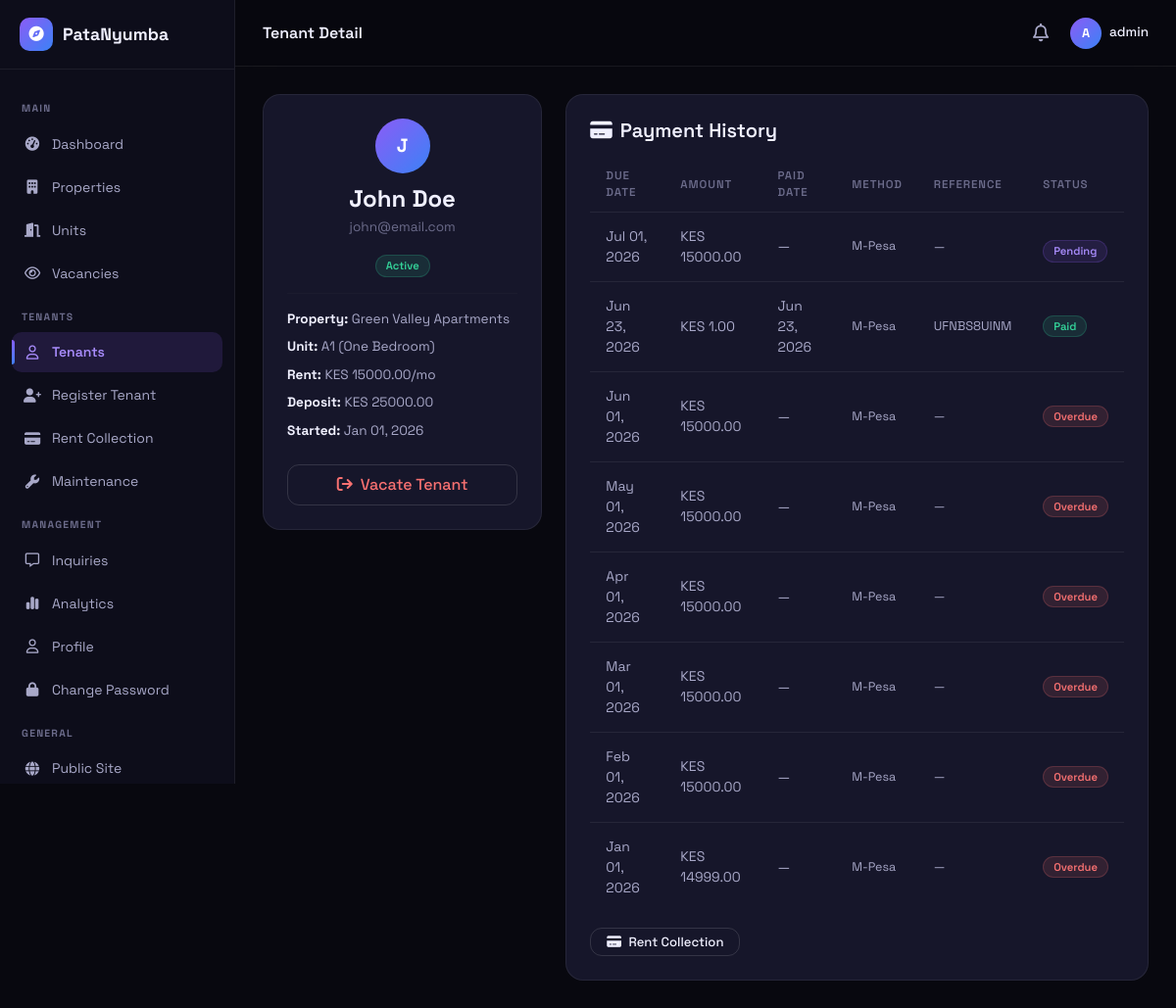
The app's page /dashboard/tenants/1/ (signed in), older data.
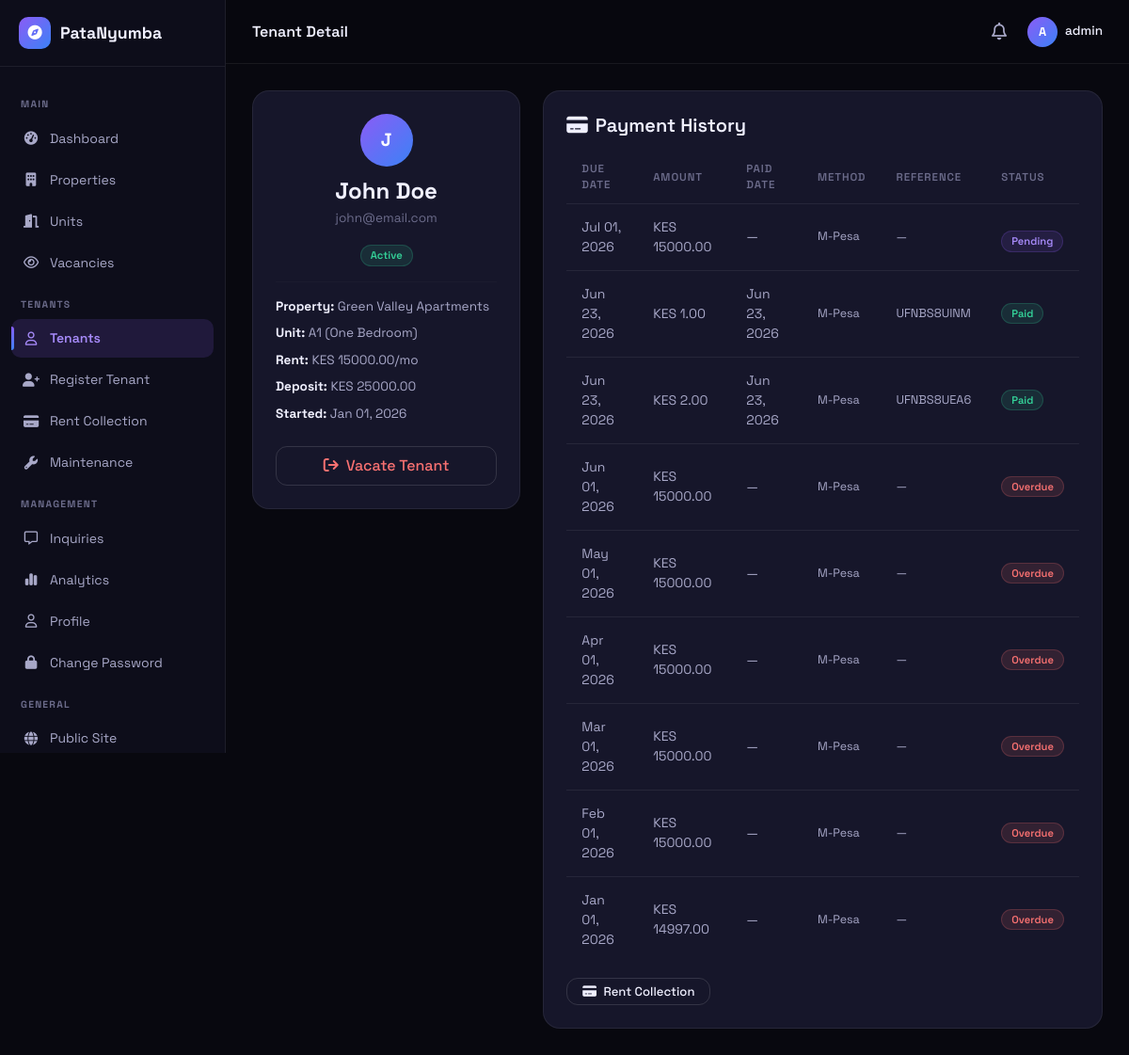
The same page, newer data.
### tenants/models.py (models this page shows, shortened)
class RentPayment(models.Model):
    STATUS_CHOICES = [
        ('pending', 'Pending'),
        ('paid', 'Paid'),
        ('overdue', 'Overdue'),
        ('late', 'Late'),
    ]
    METHOD_CHOICES = [
        ('mpesa', 'M-Pesa'),
    ]
    tenancy = models.ForeignKey(Tenancy, on_delete=models.CASCADE, related_name='payments')
    amount = models.DecimalField(max_digits=10, decimal_places=2)
    due_date = models.DateField()
    paid_date = models.DateField(null=True, blank=True)
    status = models.CharField(max_length=20, choices=STATUS_CHOICES, default='pending')
    payment_method = models.CharField(max_length=10, choices=METHOD_CHOICES, default='mpesa')
    reference = models.CharField(max_length=100, blank=True, help_text='Transaction reference (M-Pesa code or receipt)')
    notes = models.TextField(blank=True)
    created_at = models.DateTimeField(auto_now_add=True)
    class Meta:
        ordering = ['-due_date']

### tenants/views.py (the view)
# urls.py: path('<int:pk>/', views.tenant_detail, name='detail'),
@login_required
def tenant_detail(request, pk):
    tenancy = get_object_or_404(Tenancy.objects.select_related('tenant', 'unit__property'), pk=pk)
    if tenancy.unit.property.owner != request.user:
        messages.error(request, 'Access denied.')
        return redirect('tenants:list')
    payments = tenancy.payments.all()
    return render(request, 'tenants/tenant_detail.html', {'tenancy': tenancy, 'payments': payments, 'active_tab': 'tenants'})

### dashboard/context_processors.py (called while the page is built)
def unread_inquiries(request):
    if request.user.is_authenticated and request.user.profile.role == 'landlord':
        count = Inquiry.objects.filter(unit__property__owner=request.user, is_read=False).count()
        recent = Inquiry.objects.filter(unit__property__owner=request.user, is_read=False).select_related('unit', 'unit__property').order_by('-created_at')[:5]
        return {'unread_count': count, 'recent_inquiries': recent}
    return {'unread_count': 0, 'recent_inquiries': []}

### templates/tenants/tenant_detail.html (shortened to what this page needs)
{% extends 'dashboard/base_dashboard.html' %}
{% block db_title %}Tenant Detail{% endblock %}
{% block dashboard_content %}
<div class="row g-4">
    <div class="col-lg-4">
        <div class="gc p-4 text-center">
            <div class="db-avatar" style="width:56px;height:56px;font-size:1.2rem;margin:0 auto 12px">{{ tenancy.tenant.username|first|upper }}</div>
            <h4 class="fw-bold mb-1">{{ tenancy.tenant.get_full_name|default:tenancy.tenant.username }}</h4>
            <p style="color:var(--tx3);font-size:.85rem">{{ tenancy.tenant.email }}</p>
            <span class="{% if tenancy.status == 'active' %}badge-vacant{% else %}badge-occupied{% endif %}">{{ tenancy.get_status_display }}</span>
            <hr style="border-color:var(--bd);margin:16px 0">
            <div style="text-align:left;font-size:.85rem;color:var(--tx2)">
                <p class="mb-2"><strong style="color:var(--tx)">Property:</strong> {{ tenancy.unit.property.name }}</p>
                <p class="mb-2"><strong style="color:var(--tx)">Unit:</strong> {{ tenancy.unit.unit_number }} ({{ tenancy.unit.get_house_type_display }})</p>
                <p class="mb-2"><strong style="color:var(--tx)">Rent:</strong> KES {{ tenancy.monthly_rent }}/mo</p>
                <p class="mb-2"><strong style="color:var(--tx)">Deposit:</strong> KES {{ tenancy.deposit_paid }}</p>
                <p class="mb-2"><strong style="color:var(--tx)">Started:</strong> {{ tenancy.start_date|date:'M d, Y' }}</p>
            </div>
            {% if tenancy.status == 'active' %}
            <a href="{% url 'tenants:vacate' tenancy.pk %}" class="boc btn w-100 py-2 mt-3" style="color:#f87171"><i class="fa-solid fa-arrow-right-from-bracket me-1"></i> Vacate Tenant</a>
            {% endif %}
        </div>
    </div>
    <div class="col-lg-8">
        <div class="gc p-4">
            <h5 class="fw-semibold mb-3"><i class="fa-solid fa-credit-card me-2"></i>Payment History</h5>
            {% if payments %}
            <div class="table-responsive">
                <table class="db-table">
                    <thead><tr><th>Due Date</th><th>Amount</th><th>Paid Date</th><th>Method</th><th>Reference</th><th>Status</th></tr></thead>
                    <tbody>
                        {% for p in payments %}
                        <tr>
                            <td>{{ p.due_date|date:'M d, Y' }}</td>
                            <td>KES {{ p.amount }}</td>
                            <td>{% if p.paid_date %}{{ p.paid_date|date:'M d, Y' }}{% else %}—{% endif %}</td>
                            <td style="font-size:.78rem">{% if p.payment_method %}{{ p.get_payment_method_display }}{% else %}—{% endif %}</td>
                            <td style="font-size:.8rem">{{ p.reference|default:'—' }}</td>
                            <td>
                                {% if p.status == 'paid' %}<span class="badge-vacant">Paid</span>
                                {% elif p.status == 'overdue' %}<span class="badge-occupied">Overdue</span>
                                {% elif p.status == 'late' %}<span class="ftag-warning">Late</span>
                                {% else %}<span class="ftag">Pending</span>{% endif %}
                            </td>
                        </tr>
                        {% endfor %}
                    </tbody>
                </table>
            </div>
            {% else %}
            <p style="color:var(--tx3);text-align:center;padding:20px 0">No payment records yet.</p>
            {% endif %}
            <div class="mt-3">
                <a href="{% url 'tenants:rent_collection' %}" class="boc btn px-3 py-1" style="font-size:.82rem"><i class="fa-solid fa-credit-card me-1"></i> Rent Collection</a>
            </div>
        </div>
    </div>
</div>
{% endblock %}

Row changes from the older to the newer data that the page shows:
added RentPayment: due_date "Jun 23, 2026", amount "2.00", paid_date "Jun 23, 2026", payment_method "M-Pesa", reference "UFNBS8UEA6", status "Paid"
changed RentPayment "Jan 01, 2026": amount "14999.00" → "14997.00"
